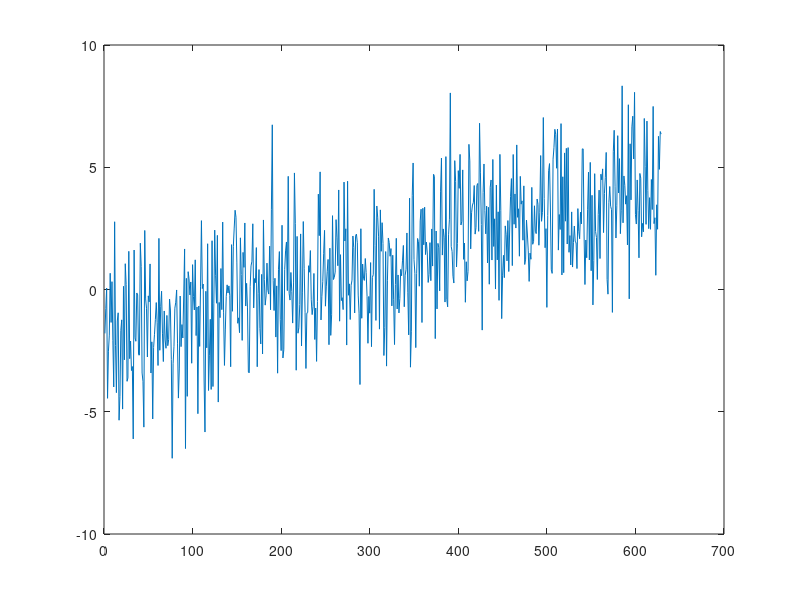

The MATLAB script that drew this image:
#leave this alone
wave = [-pi:0.01:pi];
length = 629;
noise = 2*randn(1,length);
signal = wave+noise;
#end
coef = 1; #put this in your function for the adjustable value
output = [1:length]; #leave this alone
for j = 1:length;
	output(j) = signal(j)+1#put your function here with signal(j) as the input
end;

plot(output);
print("your_results")
	
